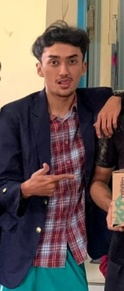
#> input picture Robotikasendiri.jpg, 124 x 291 px, shrunk from 205 x 480 before the run, found by its file name
$ python 'feature detection.py'
#> lines starting #> are read from the running program, lines starting #| are printed output that depends on the picture
# Contoh Script untuk feature detection and Matching
# Modifikasi script ini untuk mencoba metode yang berbeda

import numpy as np
import cv2
from matplotlib import pyplot as plt

# Gunakan gambar yang ada pada laptop masing-masing
img1 = cv2.imread('robotikasendiri.jpg')    # gambar yang dituju
#> img1 is the input picture: shape (291, 124, 3); mean B, G, R 82.9, 87.1, 101.6
img2 = cv2.imread('Robotika.jpg')       # gambar yang dicari
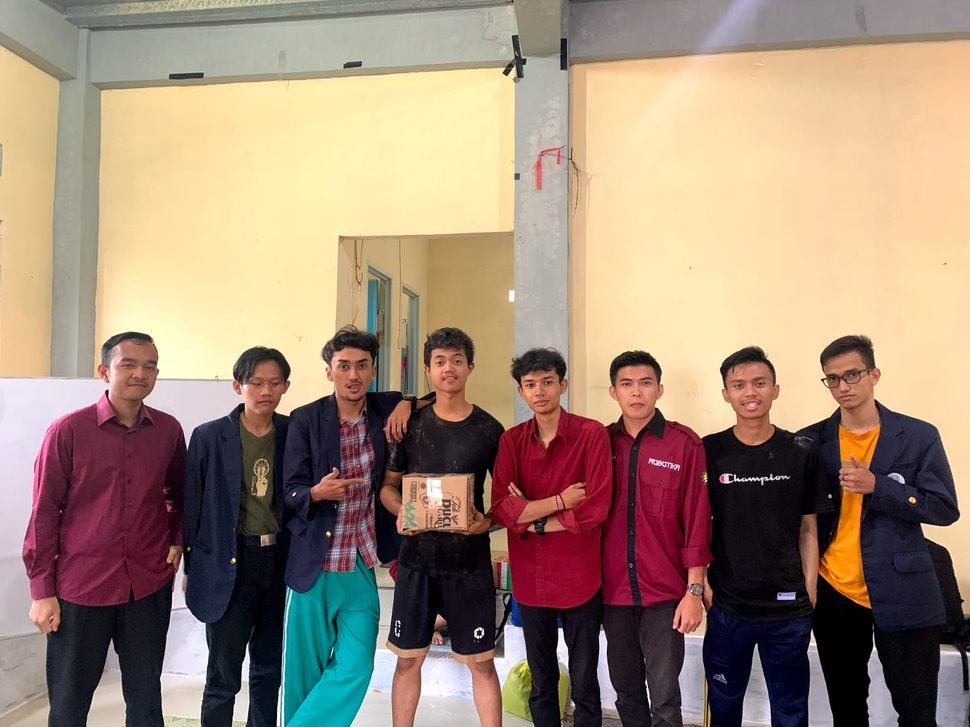
#> input picture Robotika.jpg, 970 x 727 px, shrunk from 1600 x 1200 before the run
#> img2 is the input picture: shape (727, 970, 3); mean B, G, R 118.9, 137.1, 159.4
gray1 = cv2.cvtColor(img1, cv2.COLOR_BGR2GRAY)
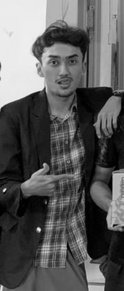
#> gray1: shape (291, 124); min 0, max 245, mean 91
gray2 = cv2.cvtColor(img2, cv2.COLOR_BGR2GRAY)
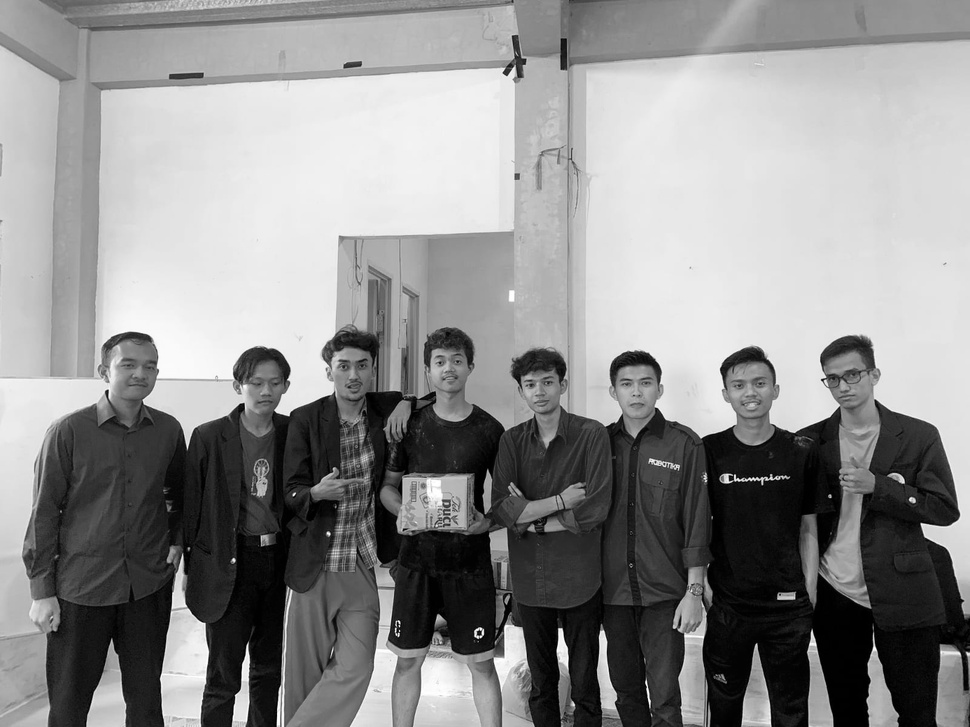
#> gray2: shape (727, 970); min 0, max 255, mean 141.7

# Menggunakan Detector SIFT
sift = cv2.SIFT_create()

# Mencari Keypoint dengan SIFT
kp1, des1 = sift.detectAndCompute(gray1, None)
#> kp1 = 308 keypoints; strongest (x, y, size): (39, 229, 2.8), (4, 190, 2), (44, 164, 2.1), (95, 275, 13.1)
kp2, des2 = sift.detectAndCompute(gray2, None)
#> kp2 = 1638 keypoints; strongest (x, y, size): (234, 560, 2.7), (328, 533, 2.7), (560, 631, 4.4), (874, 649, 3.1)

# Melakukan Matching dari hasil deteksi keypoints menggunakan
# BruteForce Matcher
bf = cv2.BFMatcher()
matches = bf.knnMatch(des1, des2, k=2)
#> matches = 308 matches

# Uji rasio matching sederhana
good = []
for m, n in matches:
    if m.distance < 0.5*n.distance:
        good.append([m])
#> after the loop, good = 168 matches
img3 = None

# menggambar hasil match pada gambar baru (IMG3)
img3 = cv2.drawMatchesKnn(img1, kp1, img2, kp2, good, img3, flags=2)
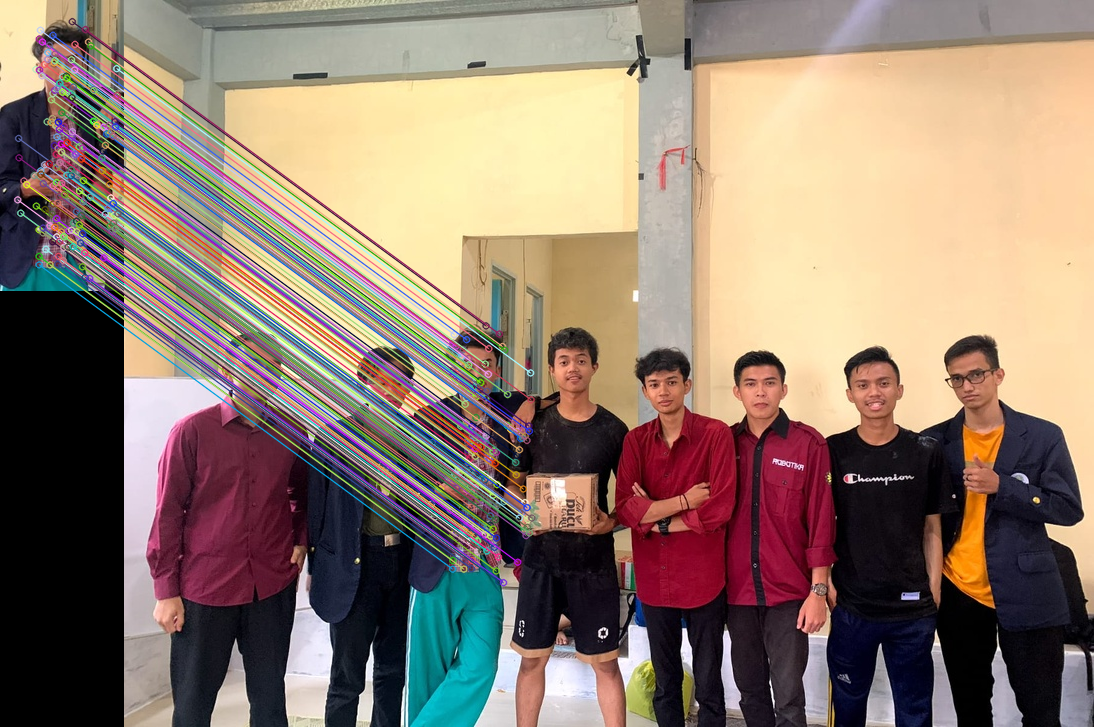
#> img3: shape (727, 1094, 3); mean B, G, R 110.4, 124.6, 143.6
plt.imshow(cv2.cvtColor(img3, cv2.COLOR_BGR2RGB)), plt.show()
